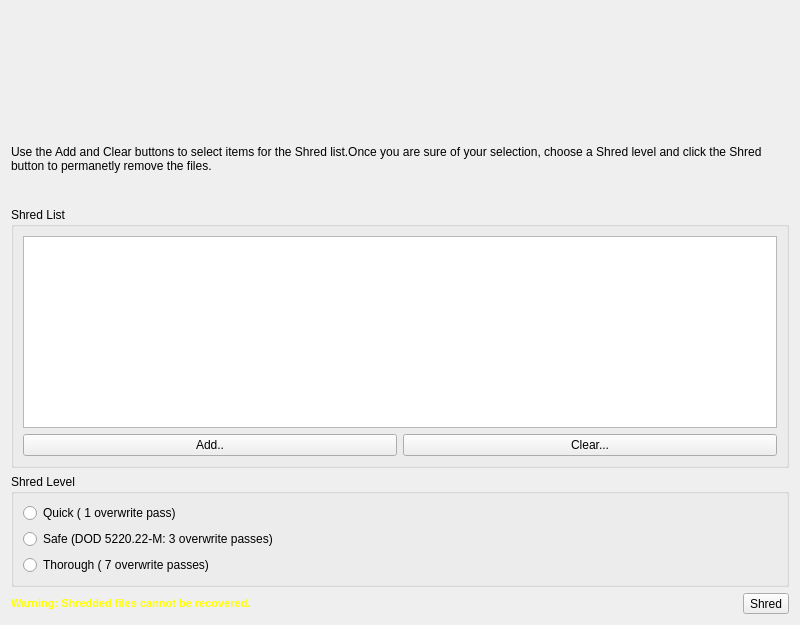
<?xml version="1.0" encoding="UTF-8"?>
<ui version="4.0">
 <class>ShredWidget</class>
 <widget class="QWidget" name="ShredWidget">
  <property name="geometry">
   <rect>
    <x>0</x>
    <y>0</y>
    <width>800</width>
    <height>597</height>
   </rect>
  </property>
  <property name="sizePolicy">
   <sizepolicy hsizetype="Preferred" vsizetype="Fixed">
    <horstretch>0</horstretch>
    <verstretch>0</verstretch>
   </sizepolicy>
  </property>
  <property name="windowTitle">
   <string>Form</string>
  </property>
  <layout class="QGridLayout" name="gridLayout">
   <item row="0" column="3">
    <spacer name="verticalSpacer">
     <property name="orientation">
      <enum>Qt::Vertical</enum>
     </property>
     <property name="sizeType">
      <enum>QSizePolicy::Fixed</enum>
     </property>
     <property name="sizeHint" stdset="0">
      <size>
       <width>20</width>
       <height>120</height>
      </size>
     </property>
    </spacer>
   </item>
   <item row="1" column="0" colspan="4">
    <widget class="QLabel" name="label">
     <property name="sizePolicy">
      <sizepolicy hsizetype="Preferred" vsizetype="Fixed">
       <horstretch>0</horstretch>
       <verstretch>0</verstretch>
      </sizepolicy>
     </property>
     <property name="text">
      <string>Use the Add and Clear buttons to select items for the Shred list.Once you are sure of your selection, choose a Shred level and click the Shred button to permanetly remove the files.
</string>
     </property>
     <property name="wordWrap">
      <bool>true</bool>
     </property>
    </widget>
   </item>
   <item row="2" column="0" colspan="4">
    <widget class="QGroupBox" name="groupBox">
     <property name="sizePolicy">
      <sizepolicy hsizetype="Preferred" vsizetype="Fixed">
       <horstretch>0</horstretch>
       <verstretch>0</verstretch>
      </sizepolicy>
     </property>
     <property name="title">
      <string>Shred List</string>
     </property>
     <property name="flat">
      <bool>true</bool>
     </property>
     <layout class="QGridLayout" name="gridLayout_2">
      <item row="0" column="0">
       <widget class="QListWidget" name="shredListWidget"/>
      </item>
      <item row="1" column="0">
       <layout class="QHBoxLayout" name="horizontalLayout">
        <item>
         <widget class="QPushButton" name="addShredButton">
          <property name="text">
           <string>Add..</string>
          </property>
         </widget>
        </item>
        <item>
         <widget class="QPushButton" name="clearShredButton">
          <property name="text">
           <string>Clear...</string>
          </property>
         </widget>
        </item>
       </layout>
      </item>
     </layout>
    </widget>
   </item>
   <item row="3" column="0" colspan="4">
    <widget class="QGroupBox" name="groupBox_2">
     <property name="title">
      <string>Shred Level</string>
     </property>
     <property name="flat">
      <bool>true</bool>
     </property>
     <layout class="QGridLayout" name="gridLayout_3">
      <item row="0" column="0">
       <widget class="QRadioButton" name="quickRadioButton">
        <property name="text">
         <string>Quick ( 1 overwrite pass)</string>
        </property>
       </widget>
      </item>
      <item row="1" column="0">
       <widget class="QRadioButton" name="safeRadioButton">
        <property name="text">
         <string>Safe (DOD 5220.22-M: 3 overwrite passes)</string>
        </property>
       </widget>
      </item>
      <item row="2" column="0">
       <widget class="QRadioButton" name="thoroughRadioButton">
        <property name="text">
         <string>Thorough ( 7 overwrite passes)</string>
        </property>
       </widget>
      </item>
     </layout>
    </widget>
   </item>
   <item row="6" column="0">
    <widget class="QLabel" name="label_2">
     <property name="text">
      <string>&lt;!DOCTYPE HTML PUBLIC &quot;-//W3C//DTD HTML 4.0//EN&quot; &quot;http://www.w3.org/TR/REC-html40/strict.dtd&quot;&gt;
&lt;html&gt;&lt;head&gt;&lt;meta name=&quot;qrichtext&quot; content=&quot;1&quot; /&gt;&lt;style type=&quot;text/css&quot;&gt;
p, li { white-space: pre-wrap; }
&lt;/style&gt;&lt;/head&gt;&lt;body style=&quot; font-family:'MS Shell Dlg 2'; font-size:8.25pt; font-weight:400; font-style:normal;&quot;&gt;
&lt;p style=&quot; margin-top:0px; margin-bottom:0px; margin-left:0px; margin-right:0px; -qt-block-indent:0; text-indent:0px;&quot;&gt;&lt;span style=&quot; font-size:8pt; font-weight:600; color:#ffff00;&quot;&gt;Warning: Shredded files cannot be recovered.&lt;/span&gt;&lt;/p&gt;&lt;/body&gt;&lt;/html&gt;</string>
     </property>
    </widget>
   </item>
   <item row="6" column="3">
    <widget class="QToolButton" name="shredButton">
     <property name="text">
      <string>Shred</string>
     </property>
    </widget>
   </item>
  </layout>
 </widget>
 <resources/>
 <connections/>
</ui>
